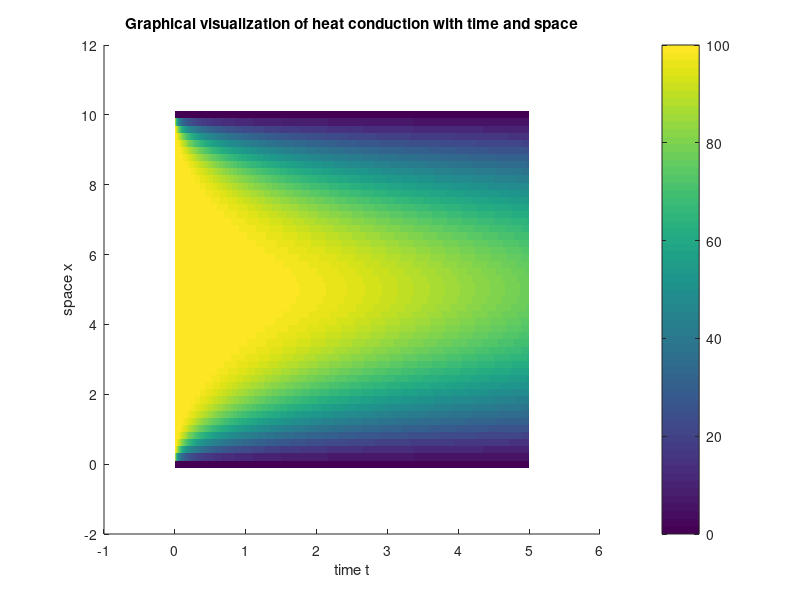

Write the MATLAB code that produced this figure.
%%% a3Q6

clear;
clc;
p=1;
cp=1;
k=1;
alpha=k/(p*cp);
xmin=0;
xmax=10;
N=50;
dx=(xmax-xmin)/(N-1);
x=xmin:dx:xmax;
dt=0.001;
tmax=5;
t=0:dt:tmax;
s(1:N,1)=ones(1,N)*100;
ux0=0;
ux10=ux0;
r=alpha*dt/(dx^2);
for j=2:length(t)
    u=s(1:N,j-1);
    for i=1:N
        if i==1|| i==N
            s(i,j)=ux0;
        else
            s(i,j)=u(i)+r*(u(i+1)-2*u(i)+u(i-1));

        end
    end
end


figure;
imagesc('XData',t,'YData',x,'CData',s);
xlabel('time t');
ylabel('space x');
colorbar;
title('Graphical visualization of heat conduction with time and space');